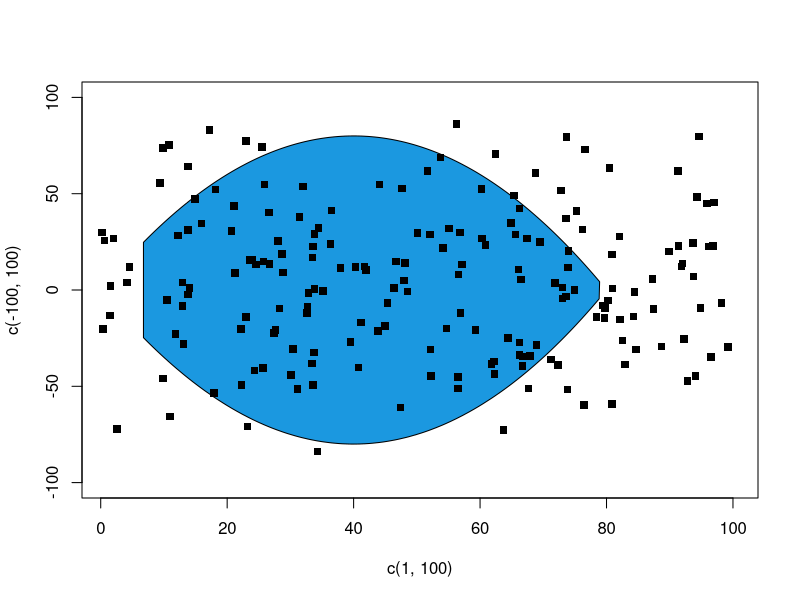

Recreate this plot in R.
ch <- read.csv("completeCH.csv",header=TRUE, colClasses=c("numeric","numeric"))
wp <- read.csv("workPoints_100.csv",header=TRUE, colClasses=c("numeric","numeric"))
plot(c(1, 100), c(-100,100), type="n", lwd=3)
polygon(ch$x, ch$y, col = "#1b98e0")
points(wp$x, wp$y, cex = 1, pch = 15)